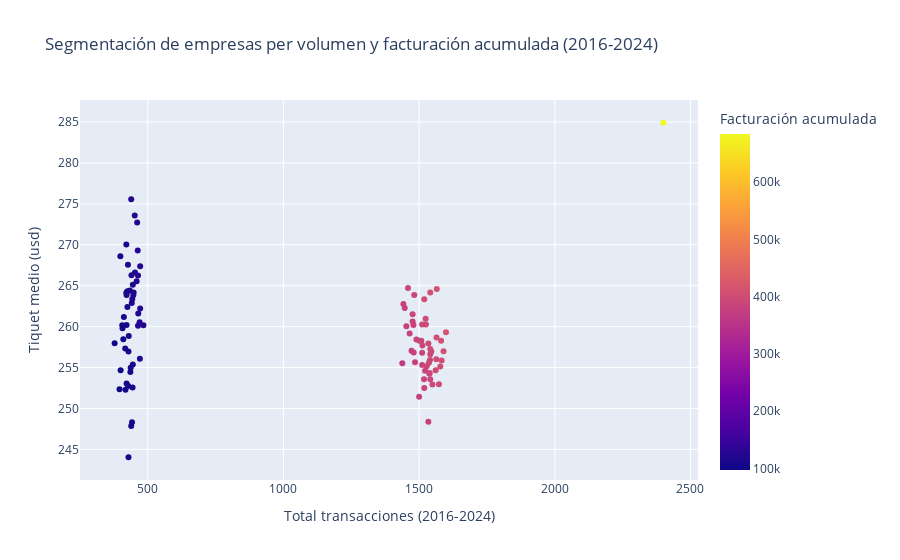

The cell this chart's notebook holds for it:
### Markdown cell above
### 3 VARIABLES

El código usado en el ejercicio del nivel 1 para 3 variables usaba PLOTLY, pero no es soportado por POWER BI (sólo MATPLOTLIB, SEABORN y PANDAS con .PLOT).

### Code cell
import pandas as pd
import matplotlib.pyplot as plt

df_3_variab = dataset.copy()
df_3_variab = df_3_variab[df_3_variab["declined"] == 0]

df_company_metric = df_3_variab.groupby(["business_id", "company_name", "country"]).agg(
    total_transactions=("id", "count"),
    amount_mitjana=("amount", "mean"),
    amount_total=("amount", "sum")
).reset_index()

fig, ax = plt.subplots()
scatter = ax.scatter(
    df_company_metric["total_transactions"],
    df_company_metric["amount_mitjana"],
    c=df_company_metric["amount_total"],
    cmap="viridis",
    alpha=0.7
)
plt.colorbar(scatter, ax=ax, label="Facturación acumulada")
ax.set_title("Segmentación de empresas por volumen y facturación (2016-2024)")
ax.set_xlabel("Total transacciones (2016-2024)")
ax.set_ylabel("Tiquet medio (USD)")
plt.tight_layout()
plt.show()

### Figure 1 — Plotly figure (JSON) as saved in the notebook; plotly's stock layout.template omitted (floating-point values rounded to 4 significant figures; data arrays with more than 128 entries replaced by an {"elided": "..."} marker saying what was removed)
{"data": [{"customdata": {"elided": "100x2 mixed values"}, "hovertemplate": "<b>%{hovertext}</b><br><br>Total transacciones (2016-2024)=%{x}<br>Tiquet medio (usd)=%{y}<br>Facturación acumulada=%{marker.color}<br>País=%{customdata[1]}<extra></extra>", "hovertext": ["Ac Fermentum Incorporated", "Magna A Neque Industries", "Fusce Corp.", "Convallis In Incorporated", "Ante Iaculis Nec Foundation", "Donec Ltd", "Sed Nunc Ltd", "Amet Nulla Donec Corporation", "Nascetur Ridiculus Mus Inc.", "Vestibulum Lorem PC", "Gravida Sagittis LLP", "Mus Aenean Eget Foundation", "Dis Parturient Institute", "Sed LLC", "Arcu LLP", "Pretium Neque Corp.", "Fringilla LLC", "Quisque Libero LLC", "Auctor Mauris Vel LLP", "Elit Etiam Laoreet Associates", "Nunc Interdum Incorporated", "Augue Foundation", "Non Magna LLC", "A Institute", "Quam A Felis Industries", "Integer Mollis Corp.", "Enim Condimentum Ltd", "Donec Fringilla PC", "Amet Institute", "Magna Incorporated", "Fringilla Porttitor Incorporated", "Ut Semper Foundation", "Aliquet Vel Vulputate Incorporated", "Ac Libero Inc.", "Ac Industries", "Lorem Eu Incorporated", "Mauris Institute", "Non Justo Corp.", "Amet Faucibus Ut Foundation", "Erat LLP", "Neque Tellus Incorporated", "Lacus Quisque Associates", "Neque Tellus Imperdiet Corp.", "Tortor Nunc Commodo Company", "Eget Ipsum Ltd", "At Pede Corp.", "Non Ante LLP", "Sed Id Limited", "Netus Et Malesuada Ltd", "Mauris Id Inc.", "Urna Convallis Associates", "Pede Cum Ltd", "Interdum Feugiat Sed Associates", "Tristique Neque Venenatis Institute", "Nunc Ac PC", "Aliquam Erat Volutpat LLP", "Risus Associates", "Turpis Company", "Justo Eu Arcu Ltd", "Eget Tincidunt Dui Institute", "Pede Ultrices Ltd", "Amet Lorem LLP", "Nec Luctus LLC", "Mauris Incorporated", "Etiam Bibendum Fermentum Industries", "Dui Cras Associates", "Tincidunt Orci Limited", "Nunc Sit Incorporated", "Malesuada PC", "Metus Vitae Associates", "Dolor Vitae Limited", "Sapien Nunc Pulvinar LLP", "Maecenas Malesuada Fringilla Inc.", "Cras Consulting", "Aliquet Sem Limited", "Viverra Donec Foundation", "Amet Luctus Vulputate Foundation", "Tincidunt Associates", "Mattis Foundation", "At Associates", "Nunc In Foundation", "Lorem Ipsum Dolor Corp.", "Auctor Mauris Corp.", "Cras Vehicula Aliquet Industries", "Nulla Integer Vulputate Corp.", "Dictum Eu Corp.", "Aliquam PC", "Aliquet Diam Limited", "Orci Adipiscing Limited", "Dui Quis Institute", "Nibh Phasellus Corporation", "Tempor Diam Institute", "Euismod Mauris Institute", "Et Magnis Ltd", "Aliquam Iaculis Lacus Corp.", "Placerat LLP", "Sed Est Corp.", "Egestas Nunc Sed Limited", "Rutrum Non Inc.", "Non Institute"], "legendgroup": "", "marker": {"color": [683800.0, 105600.0, 118000.0, 389600.0, 122500.0, 117900.0, 391000.0, 389500.0, 111200.0, 118300.0, 378400.0, 400100.0, 110900.0, 120800.0, 112100.0, 121000.0, 99930.0, 125900.0, 109800.0, 105500.0, 414700.0, 384900.0, 379600.0, 108800.0, 380100.0, 396900.0, 391800.0, 408600.0, 121900.0, 123800.0, 381000.0, 386200.0, 408300.0, 385800.0, 389900.0, 97520.0, 405000.0, 384700.0, 385100.0, 383500.0, 114200.0, 115900.0, 111300.0, 123500.0, 117200.0, 395500.0, 388100.0, 116700.0, 394100.0, 121600.0, 123700.0, 113600.0, 396400.0, 392600.0, 367400.0, 397700.0, 105700.0, 386000.0, 397000.0, 387500.0, 114800.0, 393300.0, 107200.0, 110200.0, 404600.0, 377100.0, 112300.0, 106800.0, 111400.0, 113700.0, 407100.0, 108200.0, 391000.0, 126200.0, 378900.0, 395700.0, 106000.0, 120700.0, 107600.0, 125700.0, 400000.0, 379700.0, 397500.0, 391400.0, 379500.0, 120600.0, 397900.0, 124700.0, 414100.0, 101900.0, 104700.0, 377800.0, 107300.0, 111300.0, 109800.0, 384900.0, 111500.0, 387700.0, 402600.0, 390800.0], "coloraxis": "coloraxis", "symbol": "circle"}, "mode": "markers", "name": "", "orientation": "v", "showlegend": false, "type": "scatter", "x": [2400, 406, 445, 1512, 470, 447, 1538, 1508, 421, 448, 1472, 1563, 436, 453, 444, 439, 396, 484, 442, 418, 1599, 1518, 1485, 439, 1480, 1525, 1549, 1590, 459, 472, 1534, 1459, 1581, 1511, 1528, 378, 1583, 1476, 1490, 1519, 427, 441, 422, 464, 440, 1541, 1511, 443, 1540, 465, 452, 445, 1541, 1536, 1438, 1524, 407, 1476, 1545, 1522, 434, 1511, 399, 429, 1564, 1500, 425, 422, 437, 421, 1541, 428, 1482, 472, 1442, 1534, 410, 464, 412, 461, 1519, 1465, 1561, 1539, 1447, 471, 1573, 463, 1565, 400, 429, 1453, 417, 430, 422, 1479, 425, 1501, 1578, 1541], "xaxis": "x", "y": [284.9, 260.2, 265.1, 257.7, 260.5, 263.9, 254.3, 258.3, 264.1, 264.2, 257.1, 256.0, 254.4, 266.6, 252.6, 275.6, 252.4, 260.2, 248.3, 252.3, 259.3, 253.6, 255.7, 247.8, 256.8, 260.3, 252.9, 257.0, 265.5, 262.2, 248.4, 264.7, 258.3, 255.3, 255.2, 258.0, 255.9, 260.6, 258.4, 252.5, 267.6, 262.9, 263.9, 266.3, 266.3, 256.6, 256.8, 263.4, 255.9, 261.6, 273.6, 255.4, 257.3, 255.6, 255.5, 261.0, 259.8, 261.5, 257.0, 254.6, 264.4, 260.3, 268.6, 257.0, 258.7, 251.4, 264.3, 253.1, 255.0, 270.1, 264.2, 252.8, 263.9, 267.4, 262.8, 258.0, 258.5, 260.1, 261.2, 272.7, 263.3, 259.2, 254.7, 254.3, 262.3, 256.1, 253.0, 269.3, 264.6, 254.7, 244.0, 260.0, 257.3, 258.9, 260.2, 260.2, 262.4, 258.3, 255.1, 253.6], "yaxis": "y"}], "layout": {"coloraxis": {"colorbar": {"title": {"text": "Facturación acumulada"}}, "colorscale": [[0, "#0d0887"], [0.1111, "#46039f"], [0.2222, "#7201a8"], [0.3333, "#9c179e"], [0.4444, "#bd3786"], [0.5556, "#d8576b"], [0.6667, "#ed7953"], [0.7778, "#fb9f3a"], [0.8889, "#fdca26"], [1, "#f0f921"]]}, "legend": {"tracegroupgap": 0}, "title": {"text": "Segmentación de empresas per volumen y facturación acumulada (2016-2024)"}, "xaxis": {"anchor": "y", "domain": [0, 1], "title": {"text": "Total transacciones (2016-2024)"}}, "yaxis": {"anchor": "x", "domain": [0, 1], "title": {"text": "Tiquet medio (usd)"}}}}
